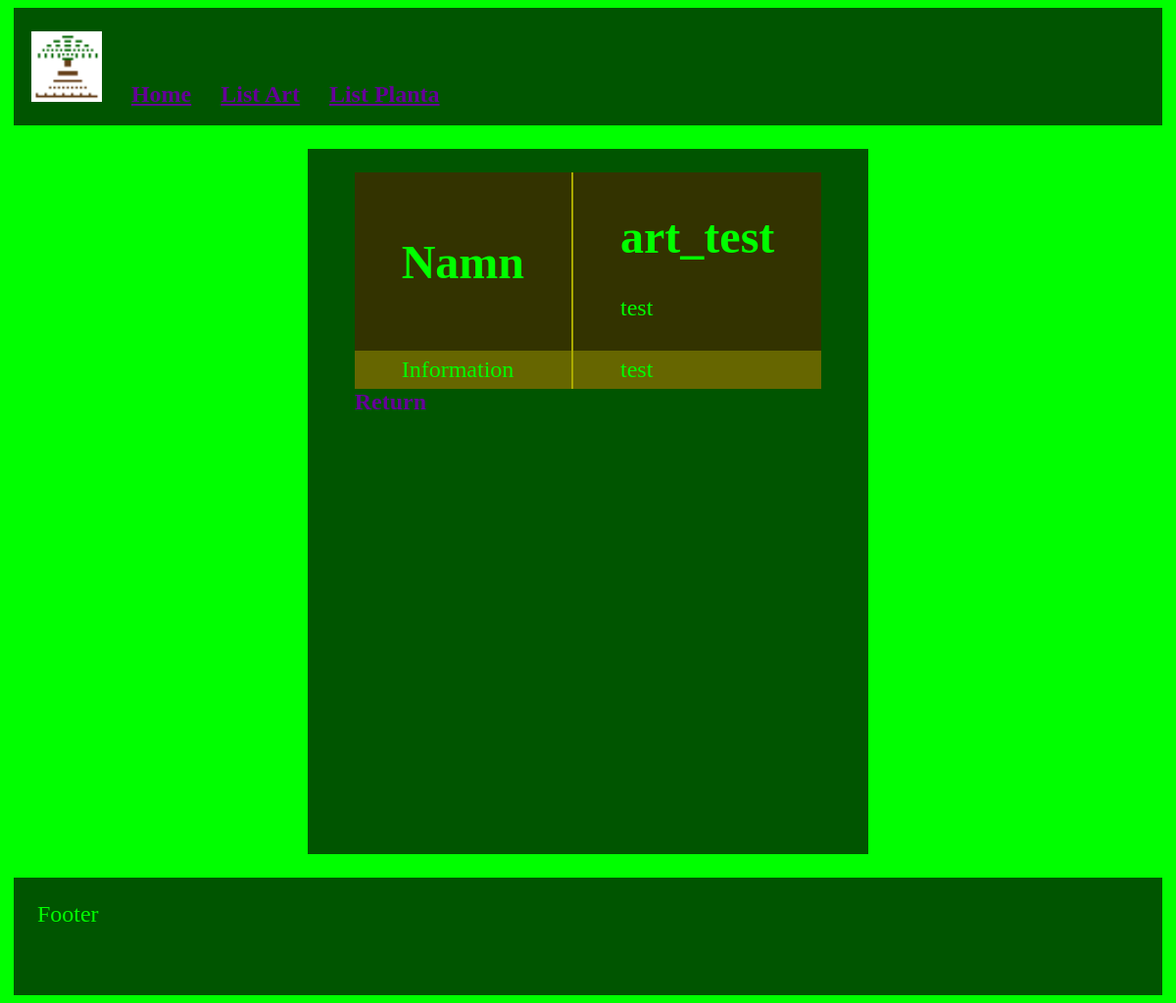
Before: /list_art/1 with the older database file.
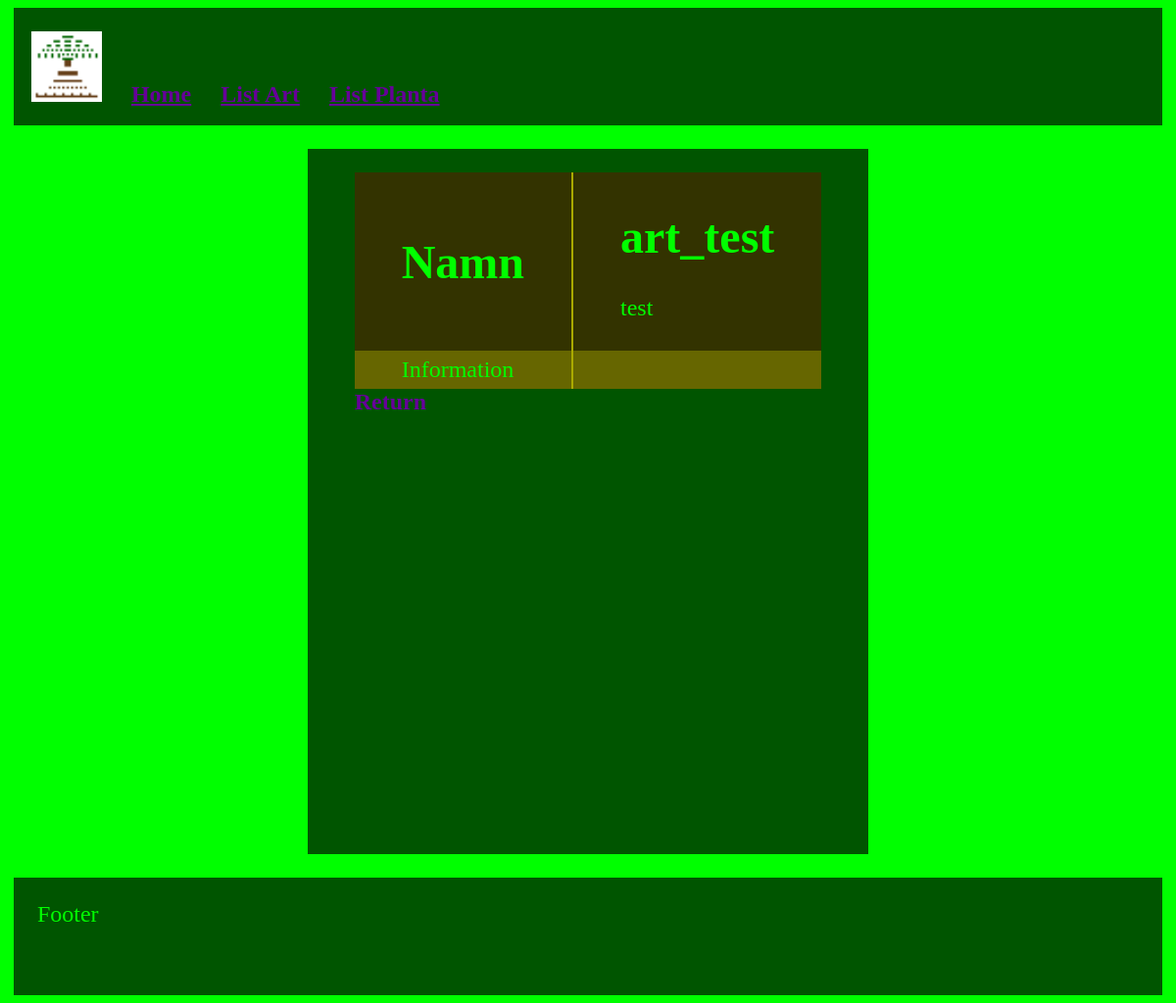
After: the same page with the newer database file.
### trees/models.py (models this page shows, shortened)
class art(Model):
    namn = CharField(max_length=255)
    latin = CharField(max_length=255)
    info = TextField(blank=True)

### trees/views.py (the view)
# urls.py: path('list_art/<int:id>', views.detail_art, name='detail_art'),
def detail_art(request, id):
  detail_art = art.objects.get(id=id)
  return view(request, 'detail.html', {'detail_art': detail_art,})

### trees/views.py (called while the page is built)
def view(request, template_, context_):
  template = loader.get_template(template_)
  context=context_
  return HttpResponse(template.render(context, request))

### trees/templates/detail.html (shortened to what this page needs)
{% extends "main.html" %}
{% block content %}
    {% if detail_art %}
        {% include 'detail_art.html' %}
    {% endif %}
    <a onclick="history.back()">Return</a>
{% endblock %}

### trees/templates/detail_art.html
<table cellspacing="0" class="margin_auto">
    <tr>
        <td><h1>Namn</h1></td>
        <td><h1>{{ detail_art.namn }}</h1><p>{{ detail_art.latin }}</p></td>
    </tr>
    <tr>
        <td>Information</td>
        <td>{{ detail_art.info }}</td>
    </tr>
</table>

Changed rows visible on the page:
changed art "art_test": info "test" → (not shown)
